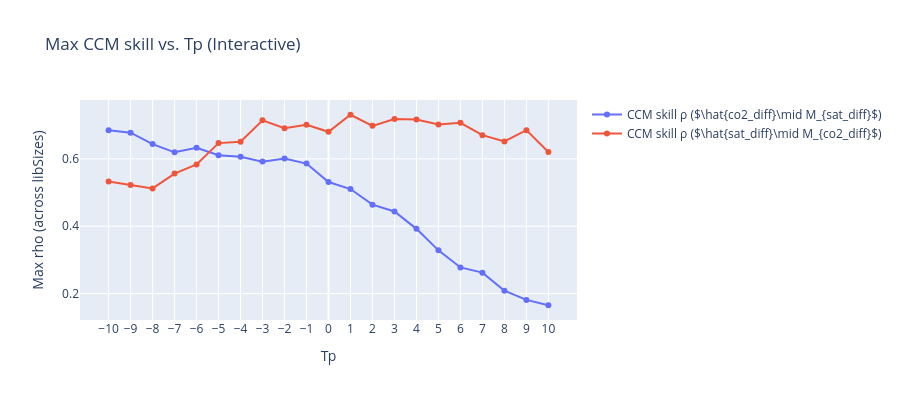

The code cell stored with this chart in its notebook:
### Code cell
from toolbox import significant_test as st
import importlib
importlib.reload(st)

ccm_out, ran_ccm_list_xy, test_result=st.ccm_significance_test_v3(ds_sat_diff, df_co2_diff, lat_idx=80, lon_idx=0,
    E=5, 
    tau=-4, 
    n_ran=20, 
    libSizes="10 20 30 40 50 60 70",
    Tp=-10,
    sample=10,
    random =True,
    flip_pre= False,
    showPlot=True
)

print(test_result)



from toolbox import Tp_ana as ta
import importlib
importlib.reload(ta)
 
df_AT_diff = ds_sat_diff.isel(lat=80, lon=0).to_dataframe().reset_index()
# only keep the columns 'age' and 'sat_diff'
df_AT_diff = df_AT_diff[['age', 'sat_diff']]
df_AT_diff

# df_AT_diff = df_AT_diff.rename(columns={'age': 'age', 'sat_diff': 'sat_diff'})
Tps_list, forward_rhos, reverse_rhos = ta.find_optimal_Tp(
    df_sd      = df_AT_diff,
    df_pre     = df_co2_diff,
    E          = 4,
    tau        = -2,
    libSizes   = "100",
    sample     = 100,
    Tps        = range(-10, 11),
    interactive=True   
)

### Figure 1 — Plotly figure (JSON) as saved in the notebook; plotly's stock layout.template omitted (floating-point values rounded to 4 significant figures)
{"data": [{"mode": "lines+markers", "name": "CCM skill ρ ($\\hat{co2_diff}\\mid M_{sat_diff}$)", "type": "scatter", "x": [-10, -9, -8, -7, -6, -5, -4, -3, -2, -1, 0, 1, 2, 3, 4, 5, 6, 7, 8, 9, 10], "y": [0.6847, 0.6775, 0.6438, 0.6194, 0.633, 0.6107, 0.606, 0.5918, 0.6009, 0.586, 0.5312, 0.5103, 0.464, 0.4437, 0.3921, 0.3283, 0.2776, 0.2621, 0.2084, 0.1812, 0.1653]}, {"mode": "lines+markers", "name": "CCM skill ρ ($\\hat{sat_diff}\\mid M_{co2_diff}$)", "type": "scatter", "x": [-10, -9, -8, -7, -6, -5, -4, -3, -2, -1, 0, 1, 2, 3, 4, 5, 6, 7, 8, 9, 10], "y": [0.533, 0.522, 0.5122, 0.5563, 0.5834, 0.6467, 0.6508, 0.7144, 0.691, 0.7013, 0.6803, 0.7309, 0.698, 0.718, 0.7166, 0.7019, 0.7068, 0.6703, 0.6515, 0.6852, 0.6205]}], "layout": {"height": 400, "title": {"text": "Max CCM skill vs. Tp (Interactive)"}, "width": 900, "xaxis": {"tickmode": "array", "tickvals": [-10, -9, -8, -7, -6, -5, -4, -3, -2, -1, 0, 1, 2, 3, 4, 5, 6, 7, 8, 9, 10], "title": {"text": "Tp"}}, "yaxis": {"title": {"text": "Max rho (across libSizes)"}}}}
